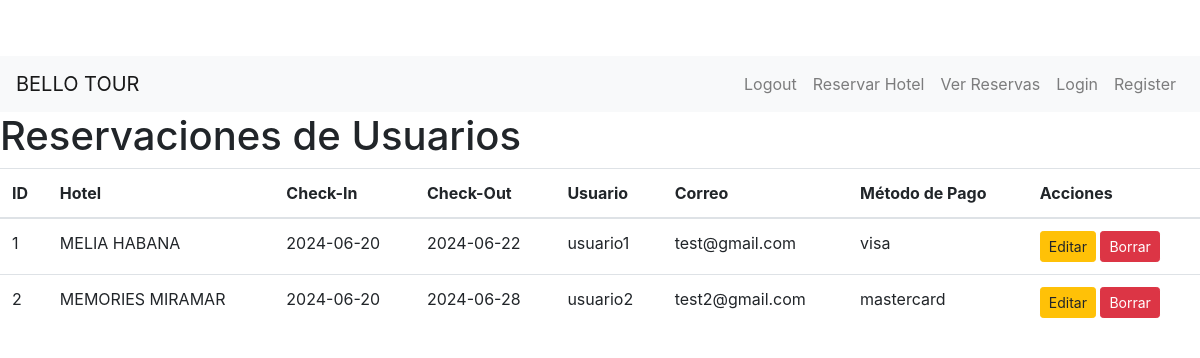
Screenshot of /admin/reservaciones (signed in) with the database file from the repository.
### models.py (models this page shows)
class BaseModel(Model):
    class Meta:
        database = db

class Reservacion(BaseModel):
    hotel = CharField()
    checkin = DateField()
    checkout = DateField()
    usuario = ForeignKeyField(User, backref='reservaciones')
    correo = CharField()
    metodo_pago = CharField()

class User(BaseModel):
    username = CharField(unique=True)
    password = CharField()
    is_admin = BooleanField(default=False)

### app.py (the view)
@app.route('/admin/reservaciones')
@admin_required
def admin_reservaciones():
    reservaciones = Reservacion.select()
    return render_template('admin_reservaciones.html', reservaciones=reservaciones)

### app.py (called while the page is built)
@app.before_request
def before_request():
    db.connect()

@app.after_request
def after_request(response):
    db.close()
    return response

def admin_required(f):
    @wraps(f)
    def decorated_function(*args, **kwargs):
        if 'user_id' not in session:
            return redirect(url_for('login'))
        user = User.get_by_id(session['user_id'])
        if not user.is_admin:
            flash('You do not have permission to access this page', 'danger')
            return redirect(url_for('login'))
        return f(*args, **kwargs)
    return decorated_function

### templates/admin_reservaciones.html (shortened to what this page needs)
{% extends "base.html" %}
{% block content %}
<h1>Reservaciones de Usuarios</h1>
<table class="table">
    <thead>
        <tr>
            <th>ID</th>
            <th>Hotel</th>
            <th>Check-In</th>
            <th>Check-Out</th>
            <th>Usuario</th>
            <th>Correo</th>
            <th>Método de Pago</th>
            <th>Acciones</th>
        </tr>
    </thead>
    <tbody>
    {% for reservacion in reservaciones %}
        <tr>
            <td>{{ reservacion.id }}</td>
            <td>{{ reservacion.hotel }}</td>
            <td>{{ reservacion.checkin }}</td>
            <td>{{ reservacion.checkout }}</td>
            <td>{{ reservacion.usuario.username }}</td>
            <td>{{ reservacion.correo }}</td>
            <td>{{ reservacion.metodo_pago }}</td>
            <td>
                <a href="{{ url_for('admin_editar_reservacion', reservacion_id=reservacion.id) }}" class="btn btn-warning btn-sm">Editar</a>
                <form action="{{ url_for('admin_borrar_reservacion', reservacion_id=reservacion.id) }}" method="post" style="display:inline;">
                    <button type="submit" class="btn btn-danger btn-sm">Borrar</button>
                </form>
            </td>
        </tr>
    {% endfor %}
    </tbody>
</table>
{% endblock %}

### templates/base.html (shortened to what this page needs)
<!DOCTYPE html>
<html lang="en">
<head>
    <link rel="stylesheet" href="https://maxcdn.bootstrapcdn.com/bootstrap/4.5.2/css/bootstrap.min.css">
    <link rel="stylesheet" href="{{ url_for('static', filename='css/styles.css') }}">
</head>
<body>
<nav class="navbar navbar-expand-lg navbar-light bg-light">
  <a class="navbar-brand" href="{{ url_for('index') }}">BELLO TOUR</a>
  <div class="collapse navbar-collapse" id="navbarNav">
    <ul class="navbar-nav ml-auto">
        <li class="nav-item">
          <a class="nav-link" href="{{ url_for('logout') }}">Logout</a>
        </li>
        <li class="nav-item">
          <a class="nav-link" href="{{ url_for('reserve_hotel') }}">Reservar Hotel</a>
        </li>
        <li class="nav-item">
          <a class="nav-link" href="{{ url_for('ver_reservaciones') }}">Ver Reservas</a>
        </li>
        <li class="nav-item">
          <a class="nav-link" href="{{ url_for('login') }}">Login</a>
        </li>
        <li class="nav-item">
          <a class="nav-link" href="{{ url_for('register') }}">Register</a>
        </li>
    </ul>
  </div>
</nav>
<div class="container-fluid">
    {% block content %}{% endblock %}
</div>
</body>
</html>

### static/css/styles.css (style rules this page uses)
body { padding-top: 56px; }
.navbar { z-index: 1000; }
.container-fluid { padding: 0; margin: 0; overflow: hidden; }

### rows the page displays
Reservacion: id "1", hotel "MELIA HABANA", checkin "2024-06-20", checkout "2024-06-22", usuario.username "usuario1", correo "test@gmail.com", metodo_pago "visa"
Reservacion: id "2", hotel "MEMORIES MIRAMAR", checkin "2024-06-20", checkout "2024-06-28", usuario.username "usuario2", correo "test2@gmail.com", metodo_pago "mastercard"
